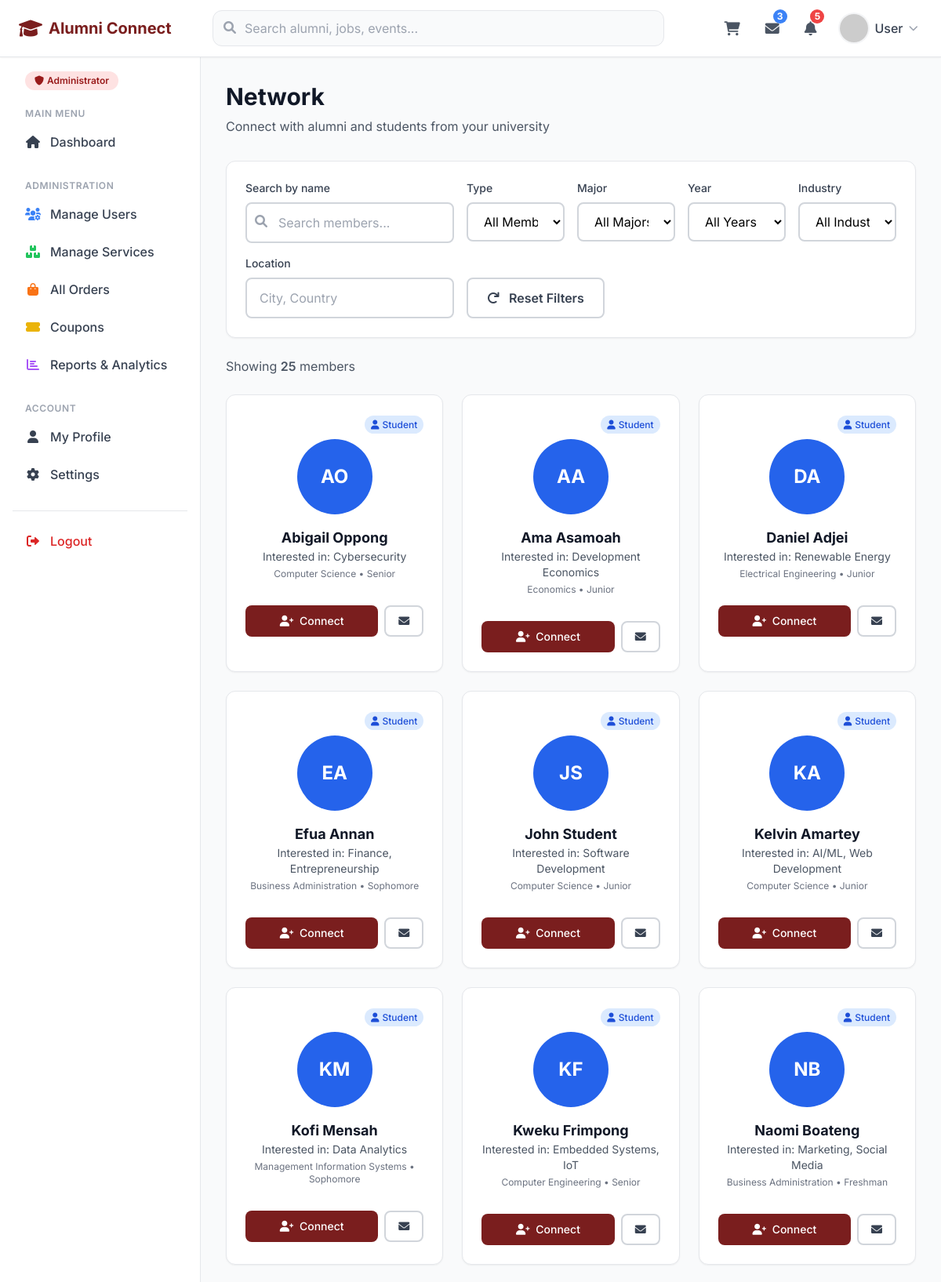
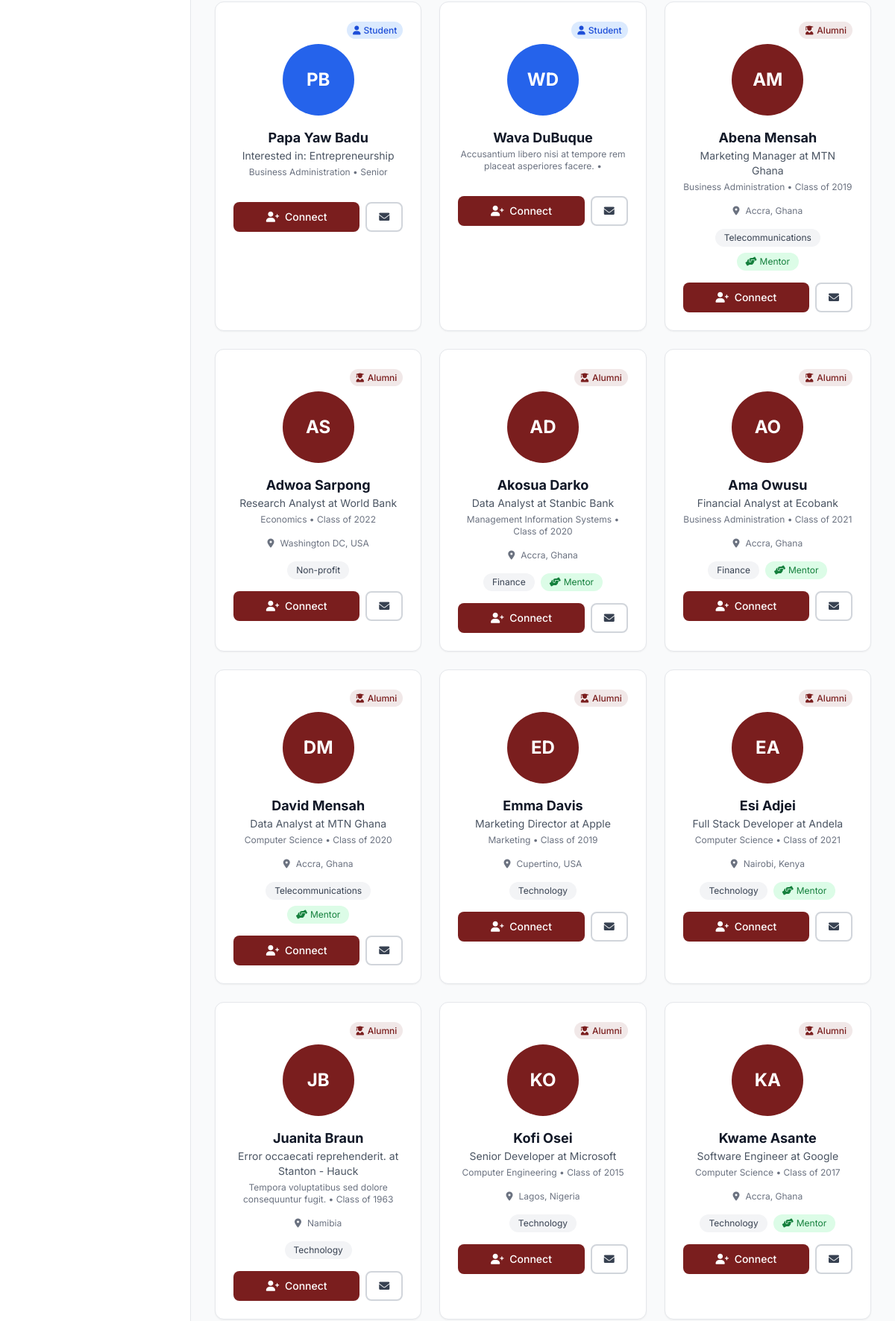
The page /views/alumni_search.php (signed in, upper part) on the database its author committed (2 pictures, top to bottom).
### tables this page shows
CREATE TABLE `student_profiles` (
  `profile_id` int(11) NOT NULL,
  `user_id` int(11) NOT NULL,
  `university` varchar(200) DEFAULT 'Ashesi University',
  `major` varchar(150) NOT NULL,
  `expected_graduation` int(4) NOT NULL,
  `year_level` enum('Freshman','Sophomore','Junior','Senior') NOT NULL,
  `interests` text DEFAULT NULL,
  `career_goals` text DEFAULT NULL,
  `gpa` decimal(3,2) DEFAULT NULL,
  `linkedin_url` varchar(255) DEFAULT NULL,
  `portfolio_url` varchar(255) DEFAULT NULL,
  `date_updated` timestamp NOT NULL DEFAULT current_timestamp() ON UPDATE current_timestamp()
);

CREATE TABLE `users` (
  `user_id` int(11) NOT NULL,
  `first_name` varchar(100) NOT NULL,
  `last_name` varchar(100) NOT NULL,
  `email` varchar(150) NOT NULL,
  `password` varchar(255) NOT NULL,
  `user_role` enum('student','alumni','admin') NOT NULL DEFAULT 'student',
  `phone` varchar(20) DEFAULT NULL,
  `profile_image` varchar(255) DEFAULT NULL,
  `bio` text DEFAULT NULL,
  `date_created` timestamp NOT NULL DEFAULT current_timestamp(),
  `last_login` timestamp NULL DEFAULT NULL,
  `is_active` tinyint(1) DEFAULT 1
);

CREATE TABLE `alumni_profiles` (
  `profile_id` int(11) NOT NULL,
  `user_id` int(11) NOT NULL,
  `university` varchar(200) DEFAULT 'Ashesi University',
  `major` varchar(150) NOT NULL,
  `graduation_year` int(4) NOT NULL,
  `current_company` varchar(200) DEFAULT NULL,
  `job_title` varchar(150) DEFAULT NULL,
  `industry` varchar(100) DEFAULT NULL,
  `location_city` varchar(100) DEFAULT NULL,
  `location_country` varchar(100) DEFAULT NULL,
  `linkedin_url` varchar(255) DEFAULT NULL,
  `website_url` varchar(255) DEFAULT NULL,
  `available_for_mentorship` tinyint(1) DEFAULT 0,
  `expertise_areas` text DEFAULT NULL,
  `date_updated` timestamp NOT NULL DEFAULT current_timestamp() ON UPDATE current_timestamp()
);

### views/alumni_search.php (the view, shortened to what the rows shown need)
<?php
require_once(dirname(__FILE__).'/../classes/cart_class.php');
require_once(dirname(__FILE__).'/../classes/connection_class.php');
require_once(dirname(__FILE__).'/../settings/db_class.php');
$connection = new Connection();
$db = new db_connection();
$filter_type = isset($_GET['type']) ? trim($_GET['type']) : '';
$conditions = ["u.is_active = 1", "u.user_id != $user_id"];
if ($filter_type === 'alumni') {
    $conditions[] = "u.user_role = 'alumni'";
} elseif ($filter_type === 'student') {
    $conditions[] = "u.user_role = 'student'";
} else {
    $conditions[] = "u.user_role IN ('alumni', 'student')";
}
$sql = "SELECT u.user_id, u.first_name, u.last_name, u.email, u.profile_image, u.user_role, u.bio,
               ap.major as alumni_major, ap.graduation_year, ap.current_company, ap.job_title,
               ap.industry, ap.location_city, ap.location_country, ap.available_for_mentorship,
               sp.major as student_major, sp.expected_graduation, sp.year_level as current_year, sp.interests as career_interests
        FROM users u
        LEFT JOIN alumni_profiles ap ON u.user_id = ap.user_id
        LEFT JOIN student_profiles sp ON u.user_id = sp.user_id
        WHERE " . implode(" AND ", $conditions) . "
        ORDER BY u.user_role, u.first_name
        LIMIT 100";
$members = $db->db_fetch_all($sql);
$user_connections = [];
foreach ($members as $member) {
    $status = $connection->getConnectionStatus($user_id, $member['user_id']);
    $user_connections[$member['user_id']] = $status;
}
?>
<!DOCTYPE html>
<html lang="en">
<head>
    <script src="https://cdn.tailwindcss.com"></script>
    <link rel="stylesheet" href="https://cdnjs.cloudflare.com/ajax/libs/font-awesome/6.0.0/css/all.min.css">
</head>
<body class="bg-gray-50 font-sans">
    <?php include 'includes/navbar.php'; ?>
    <div class="flex">
        <main class="flex-1 p-6 lg:p-8">
            <div class="max-w-7xl mx-auto">
                <div class="mb-8">
                    <h1 class="text-3xl font-bold text-gray-900 mb-2">Network</h1>
                </div>
                <div id="alumniResults" class="grid grid-cols-1 md:grid-cols-2 lg:grid-cols-3 gap-6">
                    <?php if (empty($members)): ?>
                        <div class="col-span-full text-center py-12">
                            <i class="fas fa-users text-6xl text-gray-300 mb-4"></i>
                            <h3 class="text-xl font-semibold text-gray-600 mb-2">No members found</h3>
                            <p class="text-gray-500">Try adjusting your search filters</p>
                        </div>
                    <?php else: ?>
                        <?php foreach ($members as $member):
                            $full_name = htmlspecialchars($member['first_name'] . ' ' . $member['last_name']);
                            $initials = strtoupper(substr($member['first_name'], 0, 1) . substr($member['last_name'], 0, 1));
                            $is_alumni = $member['user_role'] === 'alumni';
                            $major = $is_alumni ? ($member['alumni_major'] ?? '') : ($member['student_major'] ?? '');
                            $year = $is_alumni ? ($member['graduation_year'] ?? '') : ($member['expected_graduation'] ?? '');
                            $year_label = $is_alumni ? "Class of $year" : ($member['current_year'] ?? "Expected $year");
                            $location = '';
                            if ($is_alumni && !empty($member['location_city'])) {
                                $location = $member['location_city'];
                                if (!empty($member['location_country'])) {
                                    $location .= ', ' . $member['location_country'];
                                }
                            }
                            $conn_status = $user_connections[$member['user_id']] ?? null;
                            $is_self = ($member['user_id'] == $user_id);
                            $role_bg = $is_alumni ? 'bg-primary' : 'bg-blue-600';
                            $role_badge = $is_alumni ? 'Alumni' : 'Student';
                        ?>
                        <div class="bg-white rounded-xl shadow-sm border border-gray-200 p-6 hover:shadow-md transition-shadow">
                            <div class="flex flex-col items-center text-center">
                                <div class="self-end mb-2">
                                    <span class="px-2 py-1 <?php echo $is_alumni ? 'bg-primary/10 text-primary' : 'bg-blue-100 text-blue-700'; ?> text-xs rounded-full font-medium">
                                        <i class="fas <?php echo $is_alumni ? 'fa-user-graduate' : 'fa-user'; ?> mr-1"></i><?php echo $role_badge; ?>
                                    </span>
                                </div>
                                <?php if (!empty($member['profile_image'])): ?>
                                    <img src="../uploads/profiles/<?php echo htmlspecialchars($member['profile_image']); ?>"
                                         alt="<?php echo $full_name; ?>" class="w-24 h-24 rounded-full mb-4 object-cover">
                                <?php else: ?>
                                    <div class="w-24 h-24 rounded-full mb-4 <?php echo $role_bg; ?> flex items-center justify-center text-white text-2xl font-bold">
                                        <?php echo $initials; ?>
                                    </div>
                                <?php endif; ?>
                                <h3 class="text-lg font-bold text-gray-900"><?php echo $full_name; ?></h3>
                                <?php if ($is_alumni && (!empty($member['job_title']) || !empty($member['current_company']))): ?>
                                    <p class="text-sm text-gray-600 mb-1">
                                        <?php
                                        echo htmlspecialchars($member['job_title'] ?? '');
                                        if (!empty($member['current_company'])) {
                                            echo ' at ' . htmlspecialchars($member['current_company']);
                                        }
                                        ?>
                                    </p>
                                <?php elseif (!$is_alumni && !empty($member['career_interests'])): ?>
                                    <p class="text-sm text-gray-600 mb-1">
                                        Interested in: <?php echo htmlspecialchars($member['career_interests']); ?>
                                    </p>
                                <?php endif; ?>
                                <p class="text-xs text-gray-500 mb-4">
                                    <?php echo htmlspecialchars($major); ?>
                                    <?php if (!empty($year)): ?>
                                        • <?php echo $year_label; ?>
                                    <?php endif; ?>
                                </p>
                                <?php if ($location): ?>
                                <div class="flex items-center space-x-2 mb-4 text-xs text-gray-500">
                                    <i class="fas fa-map-marker-alt"></i>
                                    <span><?php echo htmlspecialchars($location); ?></span>
                                </div>
                                <?php endif; ?>
                                <div class="flex flex-wrap gap-2 mb-4 justify-center">
                                    <?php if ($is_alumni && !empty($member['industry'])): ?>
                                        <span class="px-3 py-1 bg-gray-100 text-gray-700 text-xs rounded-full"><?php echo htmlspecialchars($member['industry']); ?></span>
                                    <?php endif; ?>
                                    <?php if (!empty($member['available_for_mentorship']) && $member['available_for_mentorship'] == 1): ?>
                                        <span class="px-3 py-1 bg-green-100 text-green-700 text-xs rounded-full">
                                            <i class="fas fa-hands-helping mr-1"></i>Mentor
                                        </span>
                                    <?php endif; ?>
                                </div>
                                <?php if (!$is_self): ?>
                                <div class="flex space-x-2 w-full">
                                    <?php if ($conn_status): ?>
                                        <?php if ($conn_status['status'] == 'accepted'): ?>
                                            <button disabled class="flex-1 bg-green-100 text-green-700 px-4 py-2 rounded-lg text-sm font-medium cursor-default">
                                                <i class="fas fa-check mr-1"></i> Connected
                                            </button>
                                        <?php elseif ($conn_status['status'] == 'pending'): ?>
                                            <?php if ($conn_status['requester_id'] == $user_id): ?>
                                                <button disabled class="flex-1 bg-yellow-100 text-yellow-700 px-4 py-2 rounded-lg text-sm font-medium cursor-default">
                                                    <i class="fas fa-clock mr-1"></i> Request Sent
                                                </button>
                                            <?php else: ?>
                                                <button onclick="handleConnection(<?php echo $conn_status['connection_id']; ?>, 'accept')"
                                                        class="flex-1 bg-green-500 text-white px-4 py-2 rounded-lg text-sm font-medium hover:bg-green-600 transition-colors">
                                                    <i class="fas fa-check mr-1"></i> Accept
                                                </button>
                                                <button onclick="handleConnection(<?php echo $conn_status['connection_id']; ?>, 'reject')"
                                                        class="px-4 py-2 bg-red-100 text-red-700 rounded-lg text-sm hover:bg-red-200 transition-colors">
                                                    <i class="fas fa-times"></i>
                                                </button>
                                            <?php endif; ?>
                                        <?php endif; ?>
                                    <?php else: ?>
                                        <button onclick="sendConnection(<?php echo $member['user_id']; ?>, '<?php echo addslashes($full_name); ?>')"
                                                class="flex-1 bg-primary text-white px-4 py-2 rounded-lg text-sm font-medium hover:bg-primary-dark transition-colors">
                                            <i class="fas fa-user-plus mr-1"></i> Connect
                                        </button>
                                    <?php endif; ?>
                                    <a href="messages.php?user=<?php echo $member['user_id']; ?>"
                                       class="px-4 py-2 border-2 border-gray-300 text-gray-700 rounded-lg text-sm hover:bg-gray-50 transition-colors">
                                        <i class="fas fa-envelope"></i>
                                    </a>
                                </div>
                                <?php else: ?>
                                <div class="w-full">
                                    <span class="text-sm text-gray-500 italic">This is you</span>
                                </div>
                                <?php endif; ?>
                            </div>
                        </div>
                        <?php endforeach; ?>
                    <?php endif; ?>
                </div>
            </div>
        </main>
    </div>
</body>
</html>

### rows shown on the page
student_profiles: user.user_role "Student", user.last_name "AO", user.last_name "Abigail Oppong", interests "Cybersecurity", major "Computer Science", year_level "Senior"
student_profiles: user.user_role "Student", user.last_name "AA", user.last_name "Ama Asamoah", interests "Development Economics", major "Economics", year_level "Junior"
student_profiles: user.user_role "Student", user.last_name "DA", user.last_name "Daniel Adjei", interests "Renewable Energy", major "Electrical Engineering", year_level "Junior"
student_profiles: user.user_role "Student", user.last_name "EA", user.last_name "Efua Annan", interests "Finance, Entrepreneurship", major "Business Administration", year_level "Sophomore"
student_profiles: user.user_role "Student", user.last_name "JS", user.last_name "John Student", interests "Software Development", major "Computer Science", year_level "Junior"
student_profiles: user.user_role "Student", user.last_name "KA", user.last_name "Kelvin Amartey", interests "AI/ML, Web Development", major "Computer Science", year_level "Junior"
student_profiles: user.user_role "Student", user.last_name "KM", user.last_name "Kofi Mensah", interests "Data Analytics", major "Management Information Systems", year_level "Sophomore"
student_profiles: user.user_role "Student", user.last_name "KF", user.last_name "Kweku Frimpong", interests "Embedded Systems, IoT", major "Computer Engineering", year_level "Senior"
student_profiles: user.user_role "Student", user.last_name "NB", user.last_name "Naomi Boateng", interests "Marketing, Social Media", major "Business Administration", year_level "Freshman"
student_profiles: user.user_role "Student", user.last_name "PB", user.last_name "Papa Yaw Badu", interests "Entrepreneurship", major "Business Administration", year_level "Senior"
student_profiles: user.user_role "Student", user.last_name "WD", user.last_name "Wava DuBuque", major "Accusantium libero nisi at tempore rem placeat asperiores facere."
alumni_profiles: user.user_role "Alumni", user.last_name "AM", user.last_name "Abena Mensah", job_title "Marketing Manager", current_company "MTN Ghana", major "Business Administration", year_label "Class of 2019", location "Accra, Ghana", industry "Telecommunications", available_for_mentorship 1 (drawn)
alumni_profiles: user.user_role "Alumni", user.last_name "AS", user.last_name "Adwoa Sarpong", job_title "Research Analyst", current_company "World Bank", major "Economics", year_label "Class of 2022", location "Washington DC, USA", industry "Non-profit"
alumni_profiles: user.user_role "Alumni", user.last_name "AD", user.last_name "Akosua Darko", job_title "Data Analyst", current_company "Stanbic Bank", major "Management Information Systems", year_label "Class of 2020", location "Accra, Ghana", industry "Finance", available_for_mentorship 1 (drawn)
alumni_profiles: user.user_role "Alumni", user.last_name "AO", user.last_name "Ama Owusu", job_title "Financial Analyst", current_company "Ecobank", major "Business Administration", year_label "Class of 2021", location "Accra, Ghana", industry "Finance", available_for_mentorship 1 (drawn)
alumni_profiles: user.user_role "Alumni", user.last_name "DM", user.last_name "David Mensah", job_title "Data Analyst", current_company "MTN Ghana", major "Computer Science", year_label "Class of 2020", location "Accra, Ghana", industry "Telecommunications", available_for_mentorship 1 (drawn)
alumni_profiles: user.user_role "Alumni", user.last_name "ED", user.last_name "Emma Davis", job_title "Marketing Director", current_company "Apple", major "Marketing", year_label "Class of 2019", location "Cupertino, USA", industry "Technology"
alumni_profiles: user.user_role "Alumni", user.last_name "EA", user.last_name "Esi Adjei", job_title "Full Stack Developer", current_company "Andela", major "Computer Science", year_label "Class of 2021", location "Nairobi, Kenya", industry "Technology", available_for_mentorship 1 (drawn)
alumni_profiles: user.user_role "Alumni", user.last_name "JB", user.last_name "Juanita Braun", job_title "Error occaecati reprehenderit.", current_company "Stanton - Hauck", major "Tempora voluptatibus sed dolore consequuntur fugit.", year_label "Class of 1963", location_city "Namibia", industry "Technology"
alumni_profiles: user.user_role "Alumni", user.last_name "KO", user.last_name "Kofi Osei", job_title "Senior Developer", current_company "Microsoft", major "Computer Engineering", year_label "Class of 2015", location "Lagos, Nigeria", industry "Technology"
alumni_profiles: user.user_role "Alumni", user.last_name "KA", user.last_name "Kwame Asante", job_title "Software Engineer", current_company "Google", major "Computer Science", year_label "Class of 2017", location "Accra, Ghana", industry "Technology", available_for_mentorship 1 (drawn)

### other values the page prints
$user_name "User"
$member_count "25"
